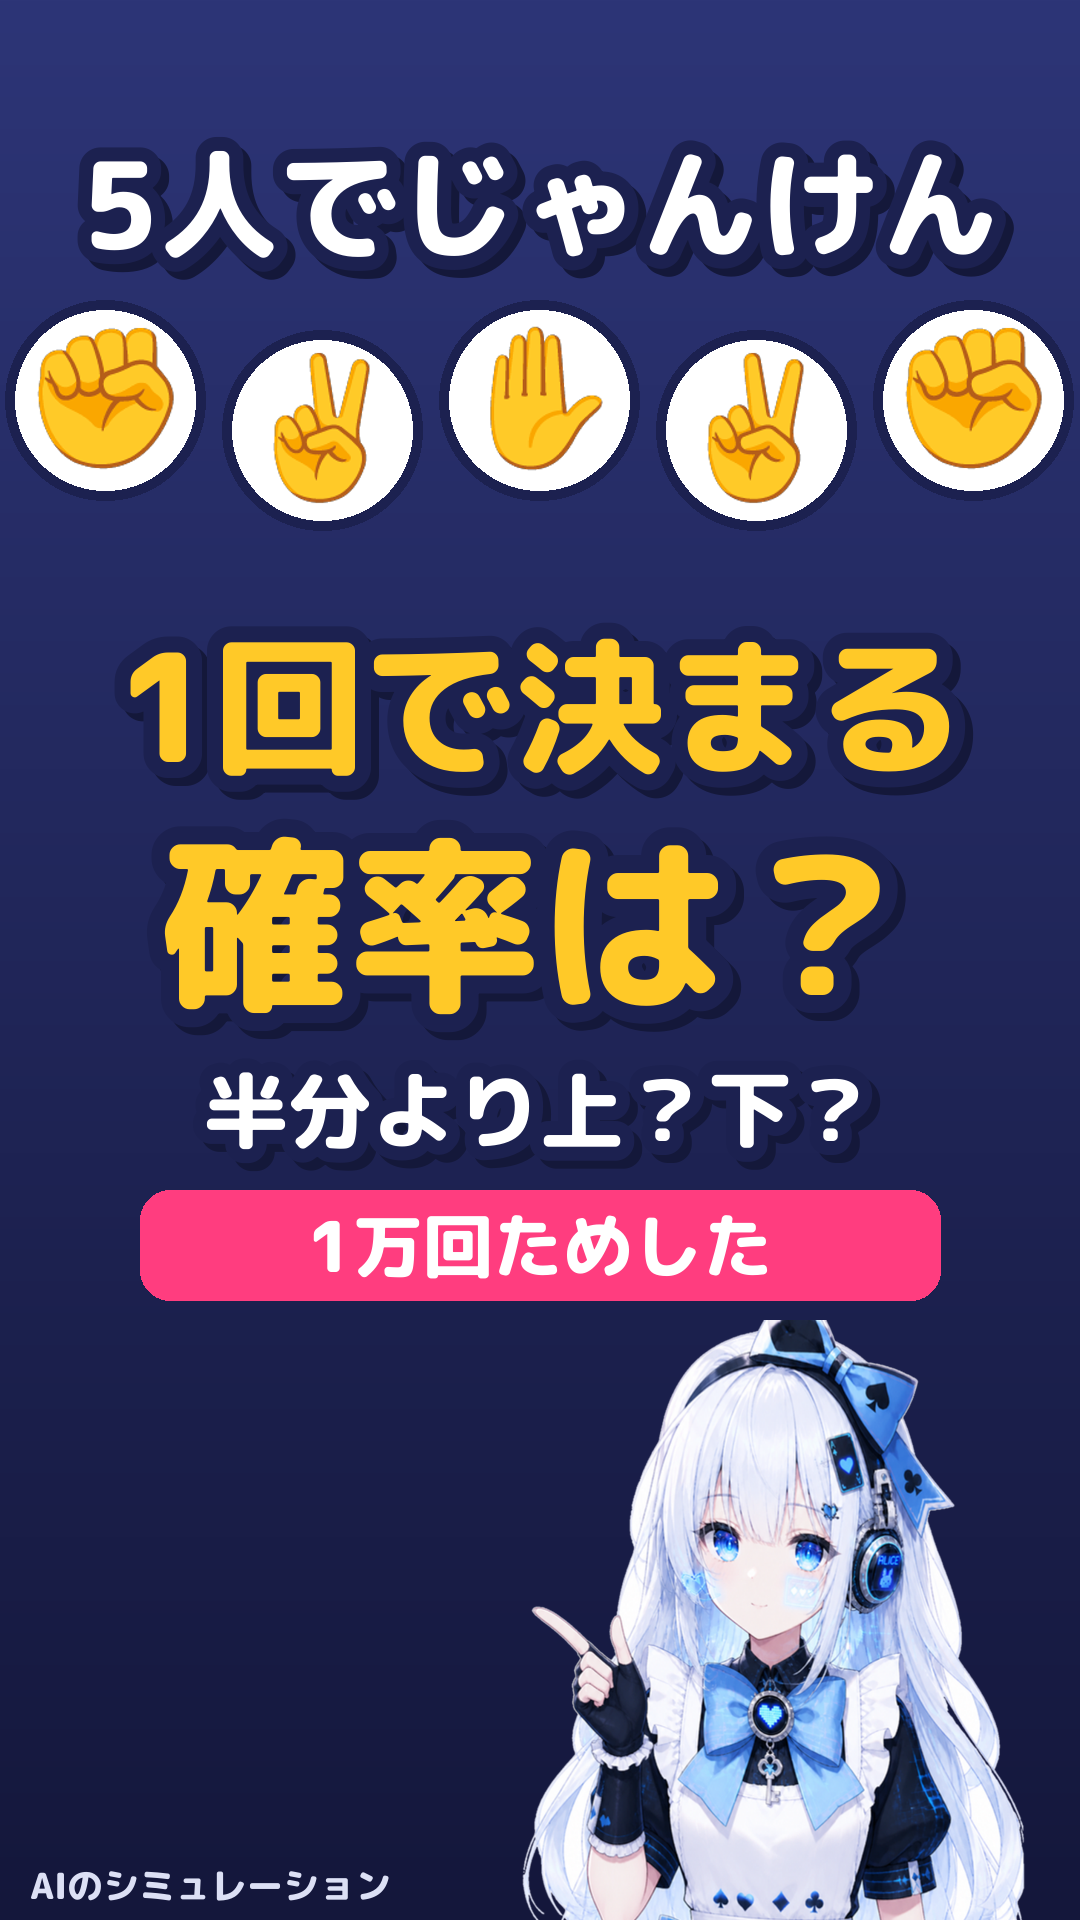

Generate this figure with Python:
"""サムネ（1080x1920）：大きな問い＋手の絵＋アリス"""
import os
from PIL import Image, ImageDraw, ImageFont
H = os.path.dirname(os.path.abspath(__file__))
W, HH = 1080, 1920
im = Image.new("RGB", (W, HH))
d = ImageDraw.Draw(im)
for y in range(HH):
    k = y / HH; d.line([(0, y), (W, y)], fill=(int(45 - 25 * k), int(53 - 30 * k), int(119 - 60 * k)))
F = lambda s: ImageFont.truetype(os.path.join(H, "assets/fonts/MPLUSRounded1c-ExtraBold.ttf"), s)
def txt(x, y, s, size, fill, stroke=14):
    f = F(size); w = d.textlength(s, font=f)
    d.text((x - w / 2 + 8, y + 8), s, font=f, fill=(20, 24, 58), stroke_width=stroke, stroke_fill=(20, 24, 58))
    d.text((x - w / 2, y), s, font=f, fill=fill, stroke_width=stroke, stroke_fill=(28, 33, 80))
txt(540, 120, "5人でじゃんけん", 120, (255, 255, 255))
# 手（Noto Color Emoji は109pxで描いて拡大）
ef = ImageFont.truetype("/usr/share/fonts/truetype/noto/NotoColorEmoji.ttf", 109)
for i, ch in enumerate(["✊", "✌", "✋", "✌", "✊"]):
    c = Image.new("RGBA", (136, 128)); ImageDraw.Draw(c).text((0, 0), ch, font=ef, embedded_color=True)
    c = c.resize((170, 160)); cx = 105 + i * 217; cy = 400 + (30 if i % 2 else 0)
    d.ellipse([cx - 100, cy - 100, cx + 100, cy + 100], fill=(255, 255, 255), outline=(28, 33, 80), width=10)
    im.paste(c, (cx - 85, cy - 82), c)
txt(540, 600, "1回で決まる", 150, (255, 201, 40), 16)
txt(540, 790, "確率は？", 190, (255, 201, 40), 18)
txt(540, 1050, "半分より上？下？", 84, (255, 255, 255))
d.rounded_rectangle([140, 1190, 940, 1300], 30, fill=(255, 61, 127))
f = F(70); w = d.textlength("1万回ためした", font=f); d.text((540 - w / 2, 1245), "1万回ためした", font=f, fill=(255, 255, 255), anchor="lm")
al = Image.open(os.path.join(H, "assets/alice/pose_pointing_768.png")).convert("RGBA")
al = al.resize((int(al.width * 760 / al.height), 760))
im.paste(al, (W - al.width - 20, HH - 600), al)
d.text((30, 1860), "AIのシミュレーション", font=F(36), fill=(220, 224, 245))
im.save(os.path.join(H, "thumb.png"))
